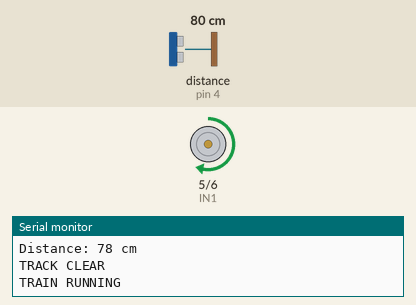
The sketch below on a simulated Arduino Uno, built with avr-gcc and run on an emulated ATmega328P. Shown: motor-driver pin pairs drawn as motors (green arrow = first pin HIGH = forward, orange = second pin HIGH = backward, longer = more drive, scaled by the enable pin), the last lines printed to the serial monitor. Wiring (inferred from the names in the program): ultrasonic range finder: trigger pin 3; echo pin 4. The test bench sets the inputs (shaded band); at power-on: distance to the obstacle (sensor on pin 4) 80 cm. The echo pulse lasts 58.3 µs per cm.

Above: at 1.2 s.
1.3 s: distance to the obstacle (sensor on pin 4) set to 22 cm
2.8 s: distance to the obstacle (sensor on pin 4) set to 18 cm
At 4.0 s:
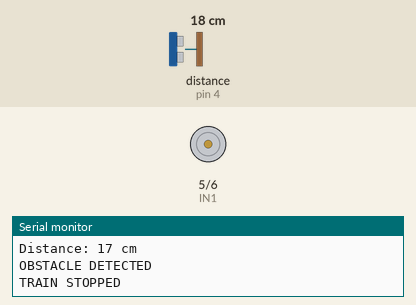
4.3 s: distance to the obstacle (sensor on pin 4) set to 35 cm
At 5.2 s:
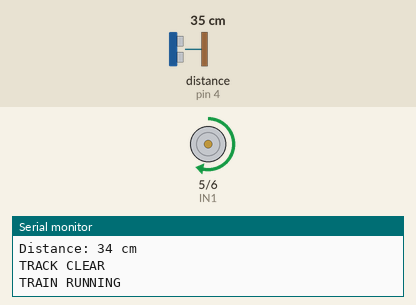
5.8 s: distance to the obstacle (sensor on pin 4) set to 2 cm
At 6.7 s:
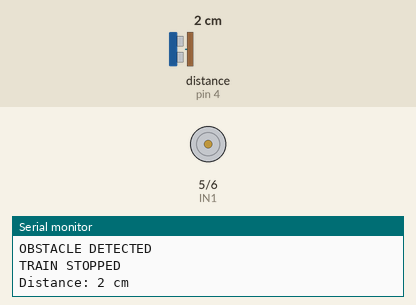
Timing chart, 0 to 8.3 s (numbered marks = the images above; inputs shaded):
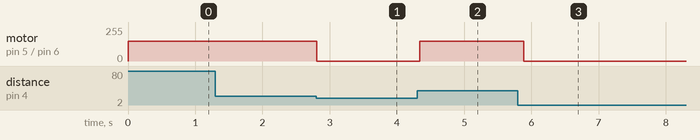

The sketch:

railway_accident_prevention.ino
```cpp
#define TRIG 3
#define ECHO 4

#define IN1 5
#define IN2 6
#define ENA 9

long duration;
int distance;

void setup() {

  pinMode(TRIG, OUTPUT);
  pinMode(ECHO, INPUT);

  pinMode(IN1, OUTPUT);
  pinMode(IN2, OUTPUT);
  pinMode(ENA, OUTPUT);

  Serial.begin(9600);
}

void loop() {

  digitalWrite(TRIG, LOW);
  delayMicroseconds(2);

  digitalWrite(TRIG, HIGH);
  delayMicroseconds(10);
  digitalWrite(TRIG, LOW);

  duration = pulseIn(ECHO, HIGH, 30000);

  if (duration == 0) {
    distance = 999;
  } else {
    distance = duration * 0.034 / 2;
  }

  Serial.print("Distance: ");
  Serial.print(distance);
  Serial.println(" cm");

  if (distance < 20) {

    // Stop model train
    digitalWrite(IN1, LOW);
    digitalWrite(IN2, LOW);
    analogWrite(ENA, 0);

    Serial.println("OBSTACLE DETECTED");
    Serial.println("TRAIN STOPPED");

  }

  else {

    // Start model train
    digitalWrite(IN1, HIGH);
    digitalWrite(IN2, LOW);
    analogWrite(ENA, 150);

    Serial.println("TRACK CLEAR");
    Serial.println("TRAIN RUNNING");
  }

  delay(100);
}
```

Measured:
- the behaviour switches between 21 and 20 cm on distance to the obstacle (sensor on pin 4) (found by bisection; images 0 and 1)
- after the input at 2.8 s, motor on pin 5 (IN1) / pin 6 (IN2): forward 150/255 → stopped at once
- after the input at 4.3 s, motor on pin 5 (IN1) / pin 6 (IN2): stopped → forward 150/255 at once
- after the input at 5.8 s, motor on pin 5 (IN1) / pin 6 (IN2): forward 150/255 → stopped after 0.08 s
